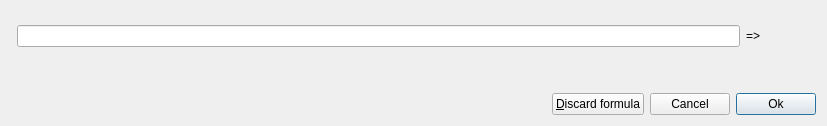
<?xml version="1.0" encoding="UTF-8"?>
<ui version="4.0">
 <class>DlgExpressionInput</class>
 <widget class="QDialog" name="DlgExpressionInput">
  <property name="geometry">
   <rect>
    <x>0</x>
    <y>0</y>
    <width>827</width>
    <height>125</height>
   </rect>
  </property>
  <property name="windowTitle">
   <string>Formula editor</string>
  </property>
  <layout class="QGridLayout" name="gridLayout">
   <property name="topMargin">
    <number>25</number>
   </property>
   <item row="3" column="0" colspan="4">
    <layout class="QHBoxLayout" name="horizontalLayout">
     <item>
      <spacer name="horizontalSpacer">
       <property name="orientation">
        <enum>Qt::Horizontal</enum>
       </property>
       <property name="sizeHint" stdset="0">
        <size>
         <width>40</width>
         <height>20</height>
        </size>
       </property>
      </spacer>
     </item>
     <item>
      <widget class="QPushButton" name="discardBtn">
       <property name="text">
        <string>&amp;Discard formula</string>
       </property>
       <property name="autoDefault">
        <bool>false</bool>
       </property>
       <property name="default">
        <bool>false</bool>
       </property>
      </widget>
     </item>
     <item>
      <widget class="QPushButton" name="cancelBtn">
       <property name="text">
        <string>Cancel</string>
       </property>
       <property name="autoDefault">
        <bool>false</bool>
       </property>
      </widget>
     </item>
     <item>
      <widget class="QPushButton" name="okBtn">
       <property name="text">
        <string>Ok</string>
       </property>
       <property name="default">
        <bool>true</bool>
       </property>
      </widget>
     </item>
    </layout>
   </item>
   <item row="2" column="1" colspan="3">
    <widget class="QLabel" name="errorMsg">
     <property name="palette">
      <palette>
       <active>
        <colorrole role="Text">
         <brush brushstyle="SolidPattern">
          <color alpha="255">
           <red>255</red>
           <green>0</green>
           <blue>0</blue>
          </color>
         </brush>
        </colorrole>
       </active>
       <inactive>
        <colorrole role="Text">
         <brush brushstyle="SolidPattern">
          <color alpha="255">
           <red>255</red>
           <green>0</green>
           <blue>0</blue>
          </color>
         </brush>
        </colorrole>
       </inactive>
       <disabled>
        <colorrole role="Text">
         <brush brushstyle="SolidPattern">
          <color alpha="255">
           <red>190</red>
           <green>190</green>
           <blue>190</blue>
          </color>
         </brush>
        </colorrole>
       </disabled>
      </palette>
     </property>
     <property name="text">
      <string/>
     </property>
    </widget>
   </item>
   <item row="0" column="2">
    <widget class="QLabel" name="label">
     <property name="text">
      <string>=&gt;</string>
     </property>
    </widget>
   </item>
   <item row="0" column="1">
    <widget class="QLineEdit" name="expression"/>
   </item>
   <item row="0" column="3">
    <widget class="QLabel" name="result">
     <property name="minimumSize">
      <size>
       <width>50</width>
       <height>0</height>
      </size>
     </property>
     <property name="text">
      <string/>
     </property>
    </widget>
   </item>
   <item row="4" column="1">
    <spacer name="verticalSpacer">
     <property name="orientation">
      <enum>Qt::Vertical</enum>
     </property>
     <property name="sizeHint" stdset="0">
      <size>
       <width>20</width>
       <height>40</height>
      </size>
     </property>
    </spacer>
   </item>
   <item row="1" column="1">
    <widget class="QLabel" name="parsedExpr">
     <property name="text">
      <string/>
     </property>
    </widget>
   </item>
  </layout>
 </widget>
 <resources/>
 <connections>
  <connection>
   <sender>cancelBtn</sender>
   <signal>clicked()</signal>
   <receiver>DlgExpressionInput</receiver>
   <slot>reject()</slot>
   <hints>
    <hint type="sourcelabel">
     <x>399</x>
     <y>69</y>
    </hint>
    <hint type="destinationlabel">
     <x>392</x>
     <y>85</y>
    </hint>
   </hints>
  </connection>
  <connection>
   <sender>okBtn</sender>
   <signal>clicked()</signal>
   <receiver>DlgExpressionInput</receiver>
   <slot>accept()</slot>
   <hints>
    <hint type="sourcelabel">
     <x>505</x>
     <y>68</y>
    </hint>
    <hint type="destinationlabel">
     <x>505</x>
     <y>94</y>
    </hint>
   </hints>
  </connection>
 </connections>
</ui>
